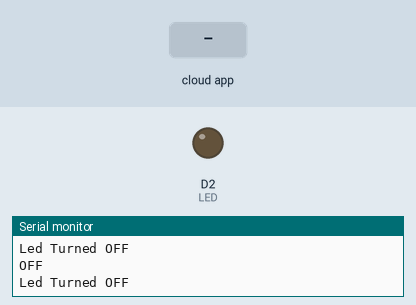
Simulated run of this sketch. Board: ESP8266 (NodeMCU). Shown: output pins drawn as LEDs (lit = HIGH), the last lines printed to the serial monitor. The test bench sets the inputs (shaded band). WiFi joins after 1.5 s; servers stay silent unless stated; the Firebase database answers and starts empty.

Above: at 3.8 s.
3.9 s: the phone or cloud app sets data to ON
At 4.8 s:
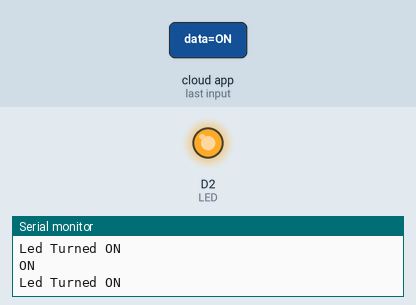
5.5 s: the phone or cloud app sets data to OFF
At 6.0 s:
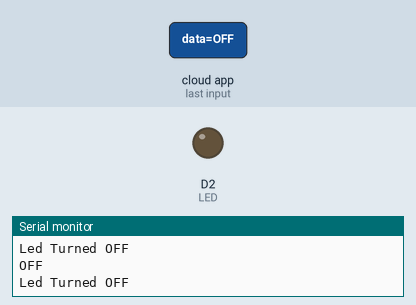
Timing chart, 0 to 8.5 s (numbered marks = the images above; inputs shaded):
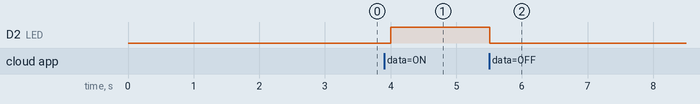

Measured:
- after the input at 3.9 s, D2 (LED): LOW → HIGH after 0.10 s
- after the input at 5.5 s, D2 (LED): HIGH → LOW at once

The sketch:

IOTSampleApp.ino
```cpp
#include <ESP8266WiFi.h>
#include <FirebaseArduino.h>


#define FIREBASE_HOST "iotsampleapp.firebaseio.com"             // the project name address from firebase id
#define FIREBASE_AUTH "P5Y3cpuPIsFXovCqTAxYGkdak9XrXPl6NlwDWKJb"
#define WIFI_SSID "Honor 8X"                   // input your home or public wifi name
#define WIFI_PASSWORD "devarsh123"             //password of wifi ssid

String fireStatus = "";
int LED = D2;
void setup() {
  Serial.begin(9600);
  delay(1000);
  pinMode(LED,OUTPUT);
  WiFi.begin(WIFI_SSID, WIFI_PASSWORD);
  while (WiFi.status() != WL_CONNECTED) {
    Serial.print(".");
    delay(500);
  }
  Firebase.begin(FIREBASE_HOST, FIREBASE_AUTH);
  Firebase.setString("data", "OFF");

}

void loop() {
    fireStatus = Firebase.getString("data");
    fireStatus.toUpperCase();
    Serial.println(fireStatus);
    if (fireStatus == "ON") {                                                          // compare the input of led status received from firebase
    Serial.println("Led Turned ON");
    digitalWrite(LED, HIGH);                                                  // make bultin led ON
                                              // make external led ON
  }
  else if (fireStatus == "OFF") {                                                  // compare the input of led status received from firebase
    Serial.println("Led Turned OFF");
    digitalWrite(LED, LOW);                                               // make bultin led OFF
                                                        // make external led OFF
  }
  else {
    Serial.println("Wrong Credential! Please send ON/OFF");
  }
}
```
